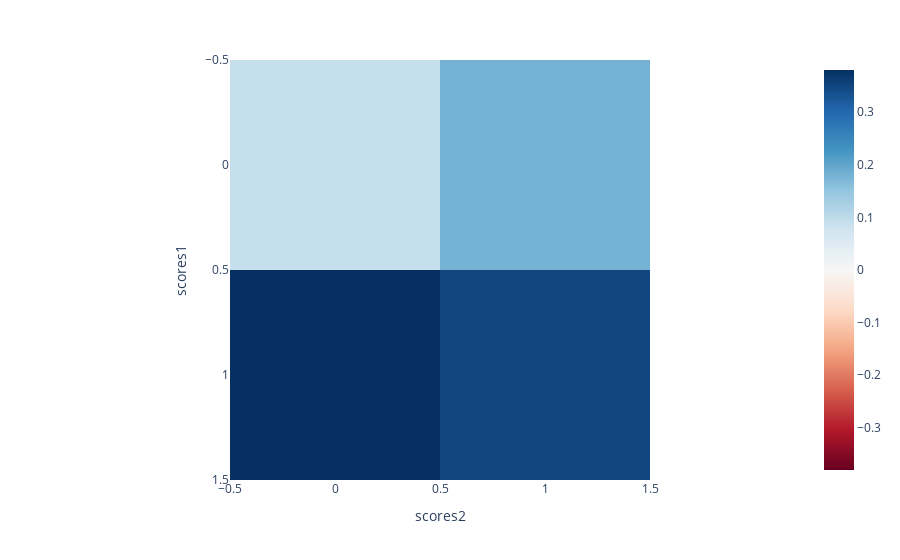

This figure's notebook cell:
### Code cell
two_vec_scores(e1, e2, e3)

### Figure 1 — Plotly figure (JSON) as saved in the notebook; plotly's stock layout.template omitted (floating-point values rounded to 4 significant figures)
{"data": [{"coloraxis": "coloraxis", "hovertemplate": "scores2: %{x}<br>scores1: %{y}<br>color: %{z}<extra></extra>", "name": "0", "type": "heatmap", "xaxis": "x", "yaxis": "y", "z": [[0.09, 0.18], [0.38, 0.35]]}], "layout": {"coloraxis": {"cmid": 0, "colorscale": [[0, "rgb(103,0,31)"], [0.1, "rgb(178,24,43)"], [0.2, "rgb(214,96,77)"], [0.3, "rgb(244,165,130)"], [0.4, "rgb(253,219,199)"], [0.5, "rgb(247,247,247)"], [0.6, "rgb(209,229,240)"], [0.7, "rgb(146,197,222)"], [0.8, "rgb(67,147,195)"], [0.9, "rgb(33,102,172)"], [1, "rgb(5,48,97)"]]}, "margin": {"t": 60}, "xaxis": {"anchor": "y", "constrain": "domain", "domain": [0, 1], "scaleanchor": "y", "title": {"text": "scores2"}}, "yaxis": {"anchor": "x", "autorange": "reversed", "constrain": "domain", "domain": [0, 1], "title": {"text": "scores1"}}}}
